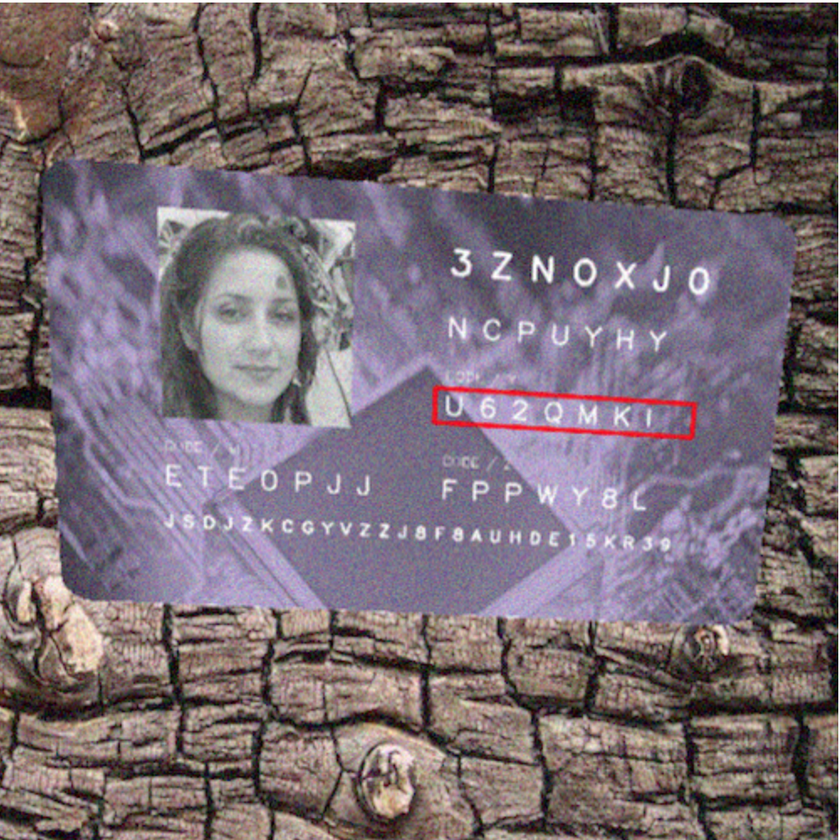
#> input picture img.png, 840 x 840 px, shrunk from 1001 x 1001 before the run
$ python rotation.py
#> lines starting #> are read from the running program, lines starting #| are printed output that depends on the picture; after the words box and inside, x2 and y2 are one past the last pixel; in counts of white or black regions, pixels touching at a corner belong together
import cv2
import numpy as np

def get_blur(img):
    return cv2.medianBlur(img, 5)

def get_hsv(img):
    return cv2.cvtColor(img, cv2.COLOR_BGR2HSV)

def get_mask(img, color_ranges):
    mask = 0
    for rang in color_ranges:
        COLOR_MIN = np.array([rang[0]], np.uint8)
        COLOR_MAX = np.array([rang[1]], np.uint8)
        mask += cv2.inRange(img, COLOR_MIN, COLOR_MAX)
    return mask

def get_thresh(img):
    _, th = cv2.threshold(img, 127, 255, 0)
    return th

def get_contours(img):
    contours, hierarchy = cv2.findContours(img, cv2.RETR_TREE, cv2.CHAIN_APPROX_SIMPLE)
    return contours

def get_max_contour(contours):
    areas = [cv2.contourArea(c) for c in contours]
    max_index = np.argmax(areas)
    return contours[max_index]

def get_rectangle(contour):
    x,y,w,h = cv2.boundingRect(contour)
    return [(x, y), (x+w, y+h)]

img = cv2.imread('img.png')
#> img is the input picture: shape (840, 840, 3); mean B, G, R 113, 107.1, 120.3
blur = get_blur(img)
hsv = get_hsv(blur)
#> in get_hsv, `return cv2.cvtColor(img, cv2.COLOR_BGR2HSV)`: returned value: shape (840, 840, 3); mean H, S, V 80.7, 54.4, 127
red1 = [[0, 80, 80], [10, 255, 255]]
red2 = [[170, 80, 80], [180, 255, 255]]
mask = get_mask(hsv, [red1, red2])
#> the loop in get_mask, `for rang in color_ranges:` made 2 passes
#> pass 1, in get_mask, `mask += cv2.inRange(img, COLOR_MIN, COLOR_MAX)`:
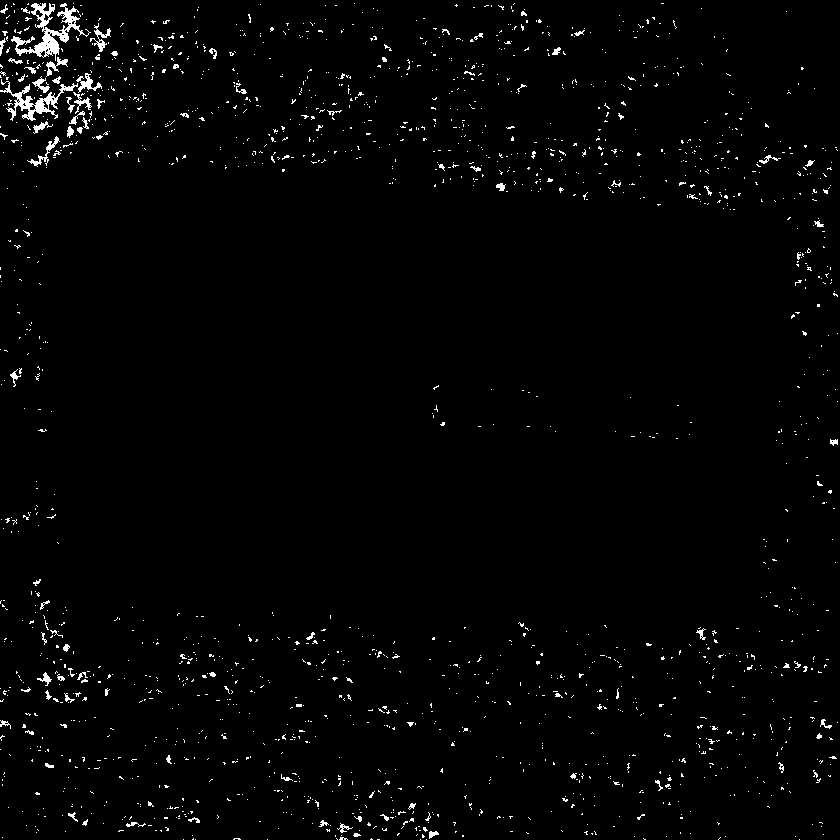
#> mask: shape (840, 840); 1.7% white in thin lines or dots
#> pass 2, in get_mask, `mask += cv2.inRange(img, COLOR_MIN, COLOR_MAX)`:
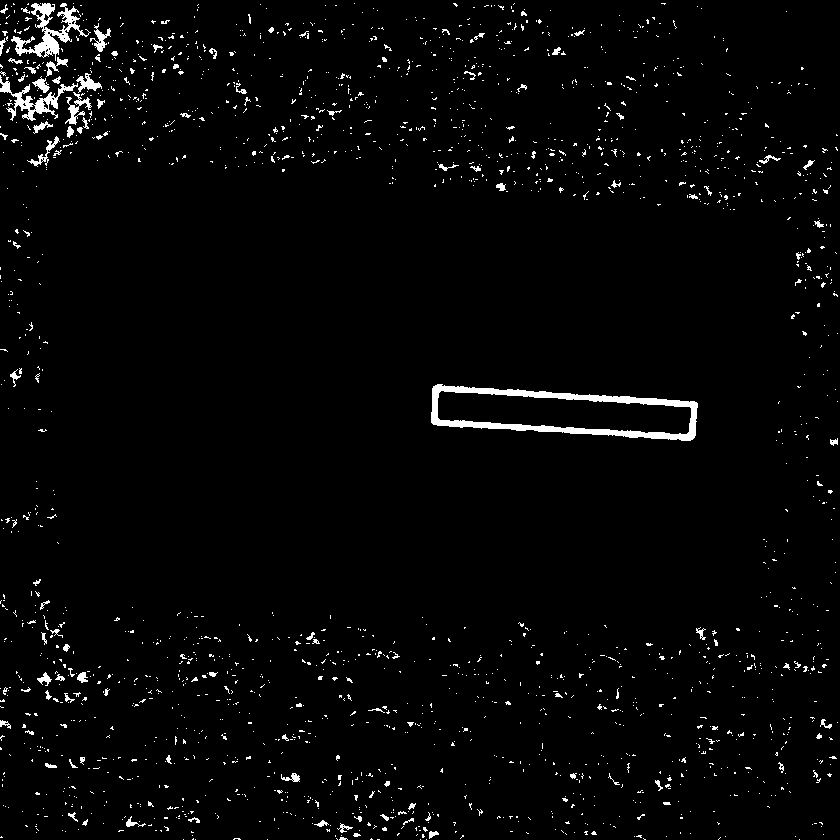
#> mask: shape (840, 840); 2.5% white; 1993 white regions (1880 under 20 px)
thresh = get_thresh(mask)
contours = get_contours(thresh)
#> in get_contours, `contours, hierarchy = cv2.findContours(img, cv2.RETR_TREE, cv2.CHAIN_A..`: contours = 2095 contours, 2041 with area under 20; largest, box (x1, y1, x2, y2) and area: (431, 384, 698, 441) 10278, (437, 390, 692, 435) 7273, (11, 3, 91, 61) 1172, (0, 75, 78, 121) 744, (65, 92, 92, 125) 206
max_cont = get_max_contour(contours)
#> in get_max_contour, `areas = [cv2.contourArea(c) for c in contours]`: areas = 2095 values, max 10278.5 at index 1064, min 0 at index 0, mean 11.78
#> in get_max_contour, `max_index = np.argmax(areas)`: max_index = 1064
#> max_cont = contour of 172 points, box (x1, y1, x2, y2) (431, 384, 698, 441), area 10278
rectangle = cv2.minAreaRect(max_cont)
#> rectangle = ((563.5, 412.7), (41.76, 265.7), -86.33)
center, size, angle = rectangle
#> center = (563.5, 412.7); size = (41.76, 265.7); angle = -86.33
if angle < -45:
    angle = 90 + angle
#> angle = 3.67
else:
    angle = -angle

rows, cols, _ = img.shape
#> rows = 840; cols = 840
M = cv2.getRotationMatrix2D((cols/2, rows/2), angle, 1)
#> M = [[0.998, 0.064, -26.03], [-0.064, 0.998, 27.76]]
dst = cv2.warpAffine(img, M, (cols, rows))
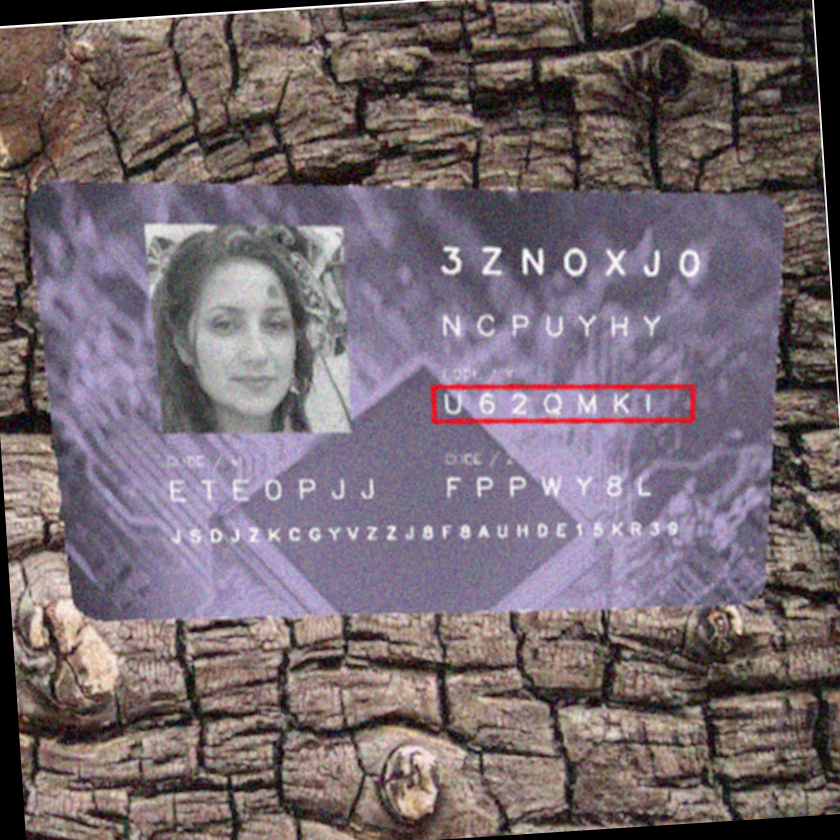
#> dst: shape (840, 840, 3); mean B, G, R 110.3, 104.3, 117

box = cv2.boxPoints(rectangle)
#> box = [[694.7, 442.1], [429.6, 425.1], [432.3, 383.4], [697.4, 400.4]]
box = np.int0(box)
#> box = [[694, 442], [429, 425], [432, 383], [697, 400]]
for point in box:
    cv2.circle(img, tuple(point), 8, (0, 255, 0), -1)
#> this loop made 4 passes
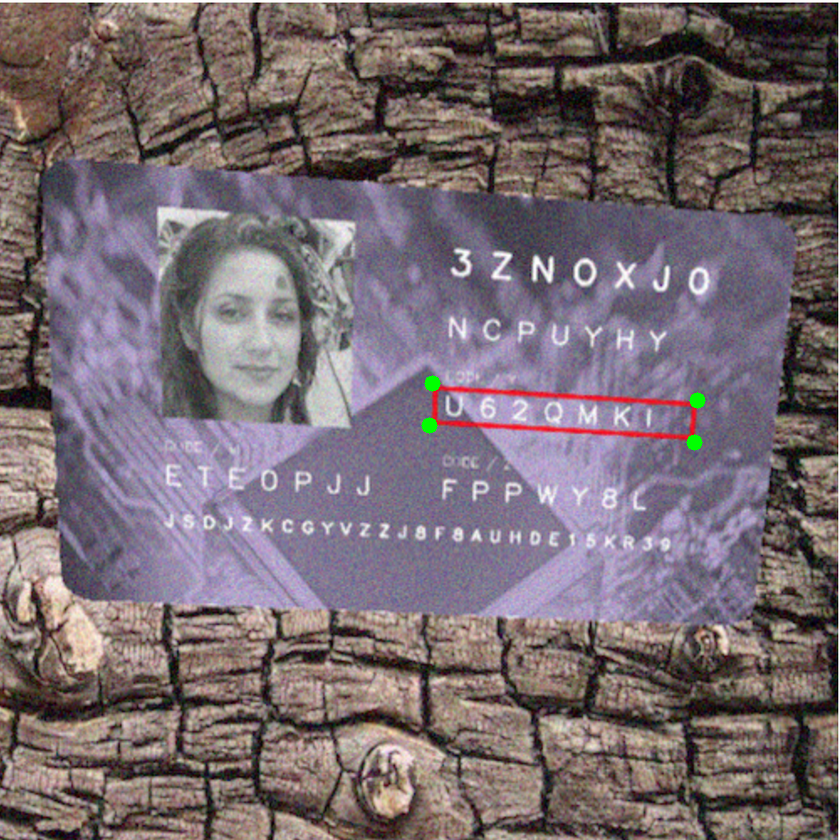
#> img: shape (840, 840, 3); 0.11% of pixels changed, all inside (x1, y1, x2, y2) = (421, 375, 706, 451)

cv2.imshow('Output', dst)

cv2.waitKey(0)
cv2.destroyAllWindows()

$ run again, with sample1.png copied over img.png
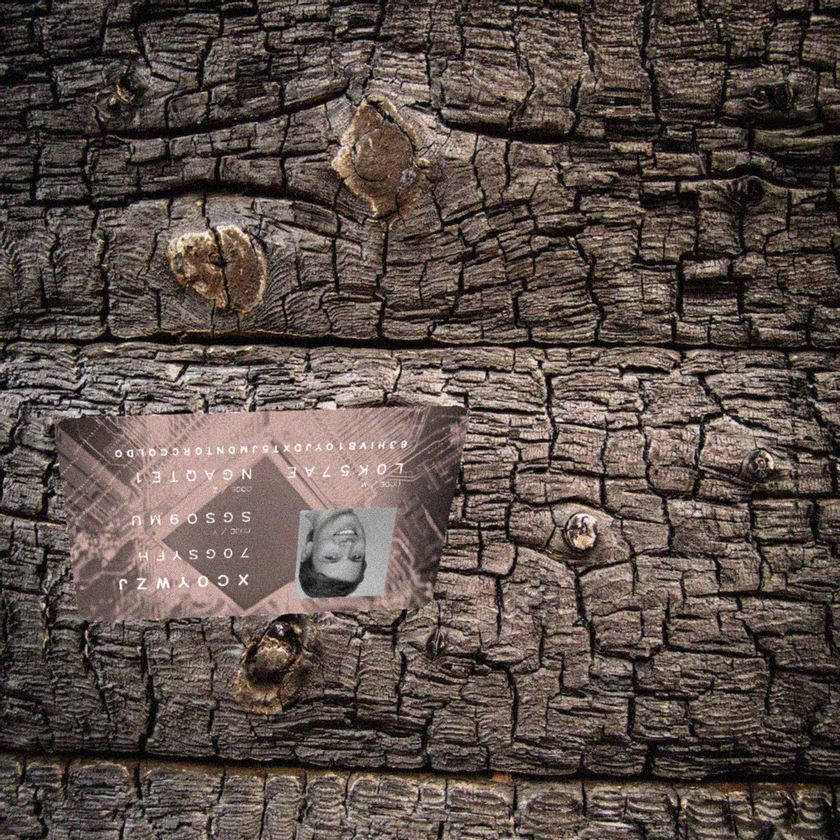
#> input picture sample1.png, 840 x 840 px, shrunk from 1000 x 1000 before the run
#> img is the input picture: shape (840, 840, 3); mean B, G, R 73.1, 79.1, 91.3
#> the loop in get_mask, `for rang in color_ranges:` made 2 passes
#> pass 2, in get_mask, `mask += cv2.inRange(img, COLOR_MIN, COLOR_MAX)`:
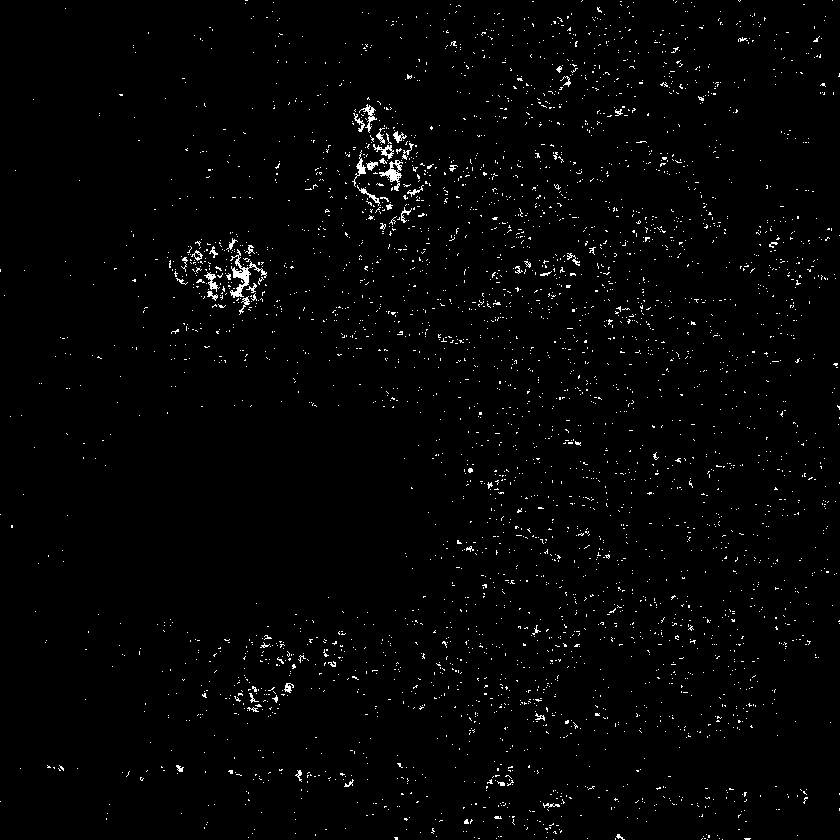
#> mask: shape (840, 840); 1.7% white in thin lines or dots
#> in get_contours, `contours, hierarchy = cv2.findContours(img, cv2.RETR_TREE, cv2.CHAIN_A..`: contours = 3872 contours, 3846 with area under 20; largest, box (x1, y1, x2, y2) and area: (230, 249, 267, 298) 300, (379, 160, 403, 191) 234, (373, 144, 394, 159) 94, (359, 104, 377, 133) 92, (204, 272, 220, 292) 80
#> areas = 3872 values, max 300 at index 2683, min 0 at index 0, mean 0.868
#> max_index = 2683
#> max_cont = contour of 200 points, box (x1, y1, x2, y2) (230, 249, 267, 298), area 300
#> rectangle = ((239.8, 276.7), (40.14, 39.67), -51.34)
#> `center, size, angle = rectangle`: center = (239.8, 276.7); size = (40.14, 39.67); angle = -51.34
#> `angle = 90 + angle`: angle = 38.66
#> M = [[0.781, 0.625, -170.3], [-0.625, 0.781, 354.4]]
#> `box = cv2.boxPoints(rectangle)`: box = [[242.8, 304.8], [211.8, 280], [236.9, 248.7], [267.8, 273.5]]
#> `box = np.int0(box)`: box = [[242, 304], [211, 280], [236, 248], [267, 273]]
#> the loop `for point in box:` made 4 passes
#> after the loop `for point in box:`:
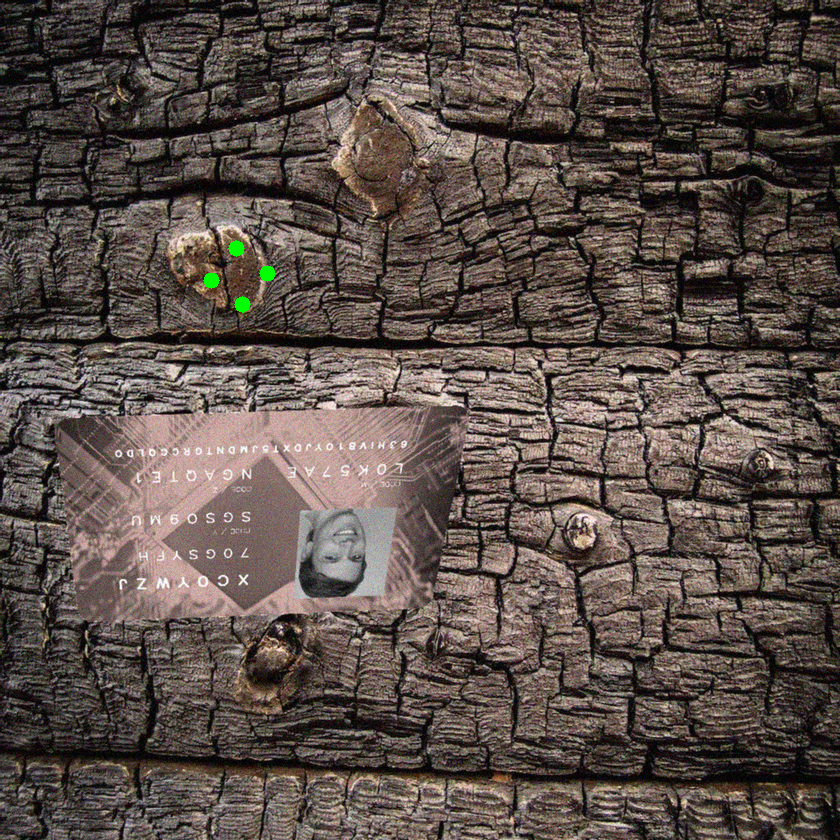
#> img: shape (840, 840, 3); 0.11% of pixels changed, all inside (x1, y1, x2, y2) = (203, 240, 276, 313)
